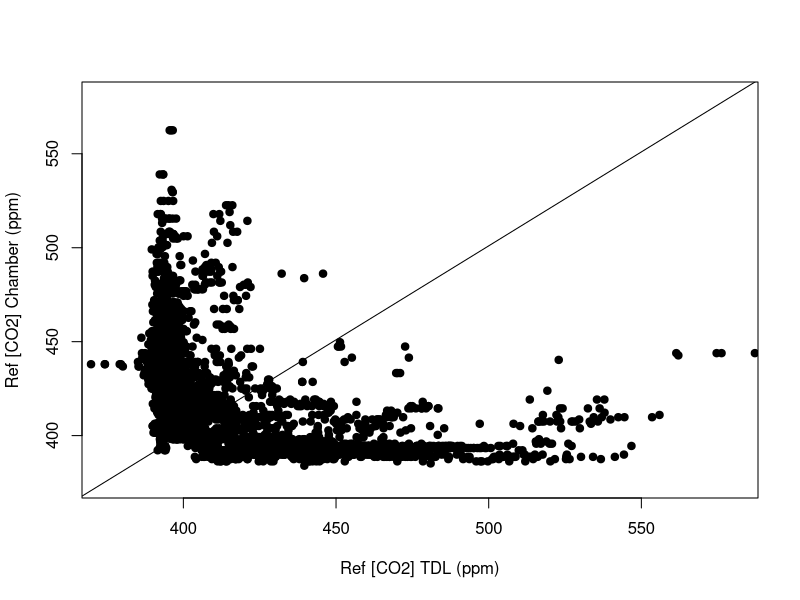

Recreate this plot in R.
#A first attempt to calculate mesophyll conductance (gmes)

#calculate CO2 conc. in the substomtal cavity for the canopy (Ci)
getCifromE <- function(E, VPD, ChamberCO2, Photo){
  #calculate stomtal conductance to water (gsw) from transpiration for a well-coupled canopy:
  gs <- E/VPD
  # I assume boundary layer conductance is neglibile (well mixed canopy inside the WTC constantly blown!)
  # Thus, gsw is equivalent to total conductance to water: gtw=gsw (Eq. 1-19 in LI-6400 manual)
  # To convert from gsw to conductance to CO2 (gc), I divide by the diffusivity ratio of CO2/H2O in air
  gc <- gs/1.6
  # from Eq. 1-18 in the LI-COR 6400 manual
  Ci <- ((gc-E*0.5)*ChamberCO2-Photo)/(gc+E*0.5)
  return(Ci)
}

#Photosynthetic discrimination against 13C excluding boundary layer, internal transfer,
#respiration and photorespirataion (DELTAi)
# a is 13C diffusion fractionation in permil
a <- 4.4
# ai is 13C fractionation during internal (mesophyll) transfer in permil (including tranfer into water)
ai <- 1.8
# b is 13C combined fractionation during carboxylation by Rubisco and PEP-K
b <- 30
calcDELTAi <- function(a, b, Ci, Ca){
  DELTAi <- a+(b-a)*(Ci/Ca)
  return(DELTAi)
}

# Greek leter xi, ratio of the CO2 entering the well mixed leaf cuvette to the CO2 draw down
#in the gas stream by the leaf
# you can also calculate xi from photo and flow (Warren et al. 2003)
getXi <- function(chamberCO2, refCO2){
  xi <- refCO2/(refCO2-chamberCO2)
  return(xi)
}

# Observed photosynthetic discrimination (DELTAobs)
calcDELTAobs <- function(xi, deltaSample, deltaRef){
  DELTAobs <- xi*(deltaSample-deltaRef)/(1+deltaSample-xi*(deltaSample-deltaRef))
  return(DELTAobs)
}

#Use the approach of Warren et al. 2003 PCE: ignore ternary effects, respiration and photorespiration fractionation.
gmesW <- function(Photo, b, ai, DELTAi, DELTAobs, refCO2){
  gmesW <- Photo*(b-ai)/((DELTAi-DELTAobs)*refCO2)
  return(gmesW)
}

# first attempt to calculate gmes
WTCflux <- read.csv('calculated_data/chamflux_fm.csv')
TDL <- read.csv('calculated_data/deltaflux_fm.csv')
TDL$pairID <- as.factor(paste0(TDL$datetimeFM, '-', TDL$chamber))
TDL$totalCO2 <- (TDL$CorrConcA_Avg+TDL$CorrConcB_Avg)/(1-0.00474)
dfSample <- subset(TDL, line=='samp')
dfRef <- subset(TDL, line=='ref')[,c('CorrConcA_Avg','CorrConcB_Avg','Corrdel13C_Avg','totalCO2','pairID')]
colnames(dfRef)[1:(ncol(dfRef)-1)] <- paste0(colnames(dfRef)[1:(ncol(dfRef)-1)], '_ref')
deltaPaired <- merge(dfSample, dfRef, by='pairID', all=T)[,c('datetimeFM','chamber','totalCO2','Corrdel13C_Avg',
                                                             'totalCO2_ref','Corrdel13C_Avg_ref')]
allPaired <- merge(WTCflux, deltaPaired, by=c('datetimeFM','chamber'), all.x=F, all.y=T)
allPaired$datetimeFM <- lubridate::ymd_hms(as.character(allPaired$datetimeFM))
#explore the correlation between CO2 reference measured by the chamber and by the TDL
plot(allPaired$RefCO2~allPaired$totalCO2_ref, ylim=c(375, 580), xlim=c(375,580),
     ylab='Ref [CO2] Chamber (ppm)', xlab='Ref [CO2] TDL (ppm)', pch=19)
abline(1,1)
summary(lm(RefCO2~totalCO2, data=allPaired))
allPaired$VPDmol <- allPaired$VPDair/101.3 #101.3 kPa is the standard atmospheric pressure
# calculate gms
allPaired$Ci <- getCifromE(E=allPaired$FluxH2O, VPD=allPaired$VPDmol,
                           ChamberCO2=allPaired$totalCO2, Photo=allPaired$FluxCO2*1000)
allPaired$DELTAi <- calcDELTAi(a=a, b=b, Ci=allPaired$Ci, Ca=allPaired$totalCO2_ref)
allPaired$xi <- getXi(allPaired$totalCO2, allPaired$totalCO2_ref)
allPaired$DELTAobs <- calcDELTAobs(allPaired$xi, deltaSample=allPaired$Corrdel13C_Avg,
                                   deltaRef=allPaired$Corrdel13C_Avg_ref)
allPaired$gmes <- gmesW(allPaired$FluxCO2*1000, b, ai, allPaired$DELTAi, allPaired$DELTAobs, allPaired$totalCO2_ref)
allPaired$Date <- as.Date(allPaired$datetimeFM)
allPaired$chamber2 <- as.character(allPaired$chamber)
allPaired$chamber <- ifelse(nchar(allPaired$chamber2)==2, paste0('C',allPaired$chamber2), 'x')
allPaired$chamber <- ifelse(nchar(allPaired$chamber2)==1, paste0('C0',allPaired$chamber2), allPaired$chamber)
keysChamber <- read.csv('data/treatment_key.csv')
allPaired <- merge(allPaired, keysChamber, by=c('chamber','Date'), all.x=T, all.y=F)
